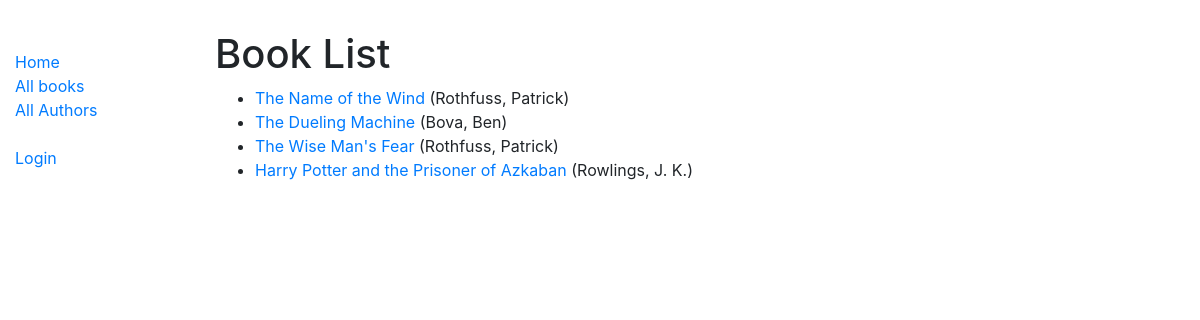
/catalog/books/, run on the app's committed database.
### catalog/models.py (models this page shows, shortened)
class Book(models.Model):
    title = models.CharField(max_length=200)
    author = models.ForeignKey('Author', on_delete=models.SET_NULL, null=True)
    summary = models.TextField(max_length=1000, help_text='Enter a brief description of the book')
    language = models.ForeignKey('Language', on_delete=models.SET_NULL, null=True)
    isbn = models.CharField('ISBN', max_length=13, help_text='13 Character <a href="https://www.isbn-international.org/content/what-isbn">ISBN number</a>')
    genre = models.ManyToManyField(Genre, help_text='Select a genre for this book')
    def get_absolute_url(self):
        return reverse('book-detail', args=[str(self.id)])
    def display_genre(self):
        return ', '.join(genre.name for genre in self.genre.all()[:3])
    display_genre.short_description = 'Genre'

class Author(models.Model):
    first_name = models.CharField(max_length=100)
    last_name = models.CharField(max_length=100)
    date_of_birth = models.DateField(null=True, blank=True)
    date_of_death = models.DateField('Died', null=True, blank=True)
    class Meta:
        ordering = ['last_name', 'first_name']
    def __str__(self):
        return f'{self.last_name}, {self.first_name}'

### catalog/views.py (the view)
# urls.py: path('books/', BookListView.as_view(), name='books'),
class BookListView(generic.ListView):
    model = Book

### catalog/templates/catalog/book_list.html
{% extends "base_generic.html" %}
{% block content %}
  <h1>Book List</h1>
  {% if book_list %}
  <ul>
    {% for book in book_list %}
    <li>
      <a href="{{ book.get_absolute_url }}">{{ book.title }}</a> ({{ book.author }})
    </li>
    {% endfor %}
  </ul>
  {% else %}
    <p>There are no books in the library.</p>
  {% endif %}
{% endblock %}

### data on the page
Book: title "The Name of the Wind", author "Rothfuss, Patrick"
Book: title "The Dueling Machine", author "Bova, Ben"
Book: title "The Wise Man's Fear", author "Rothfuss, Patrick"
Book: title "Harry Potter and the Prisoner of Azkaban", author "Rowlings, J. K."
